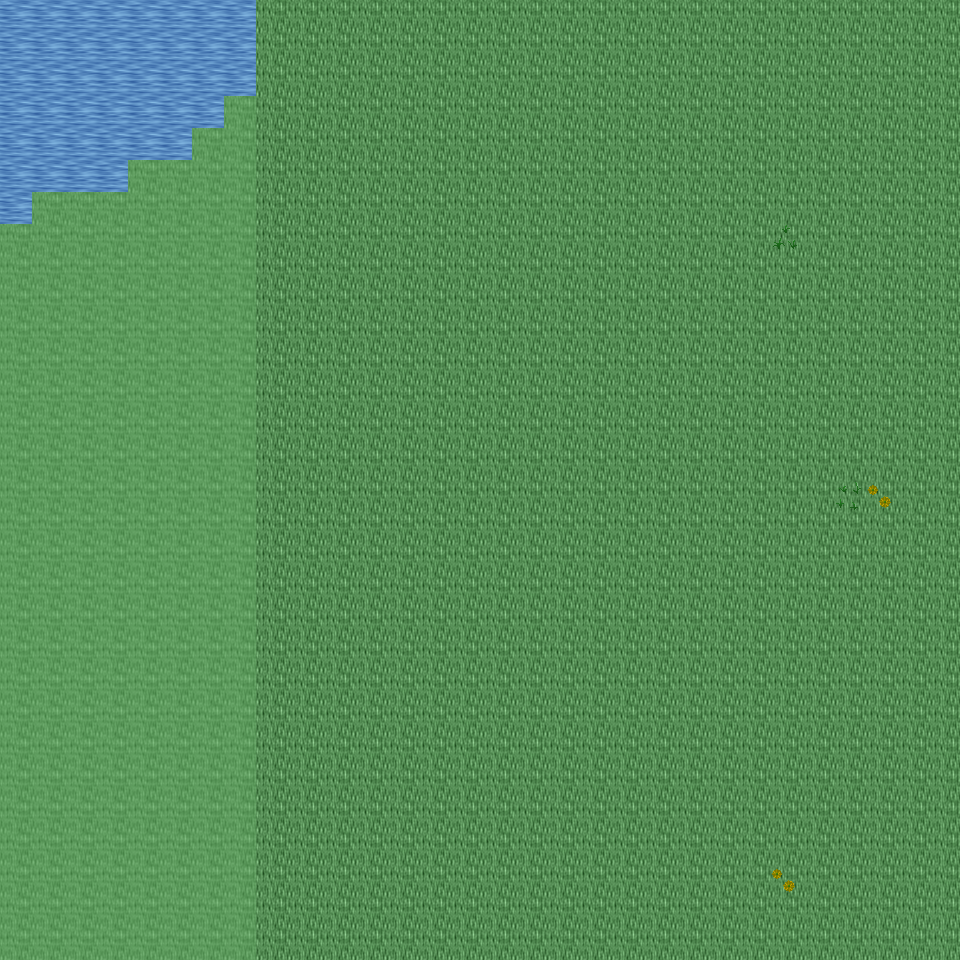

This game map was drawn from its Tiled (.tmx) file and the tilesets committed beside it. A one-line description and the trimmed map source follow:
An orthogonal 30x30 tile map with 32x32 px tiles, 6 tile layers (Ground, Object, Object2, Above, ...), 12 tilesets and 3 objects (3x mapExit).

<map version="1.0" orientation="orthogonal" renderorder="right-down" width="30" height="30" tilewidth="32" tileheight="32" nextobjectid="4">
  <tileset firstgid="1" name="tileset_ground_ground" tilewidth="32" tileheight="32" tilecount="33" columns="3">
    <image source="../drawable/tileset_ground_ground.png" width="96" height="352" />
  </tileset>
  <tileset firstgid="34" name="tileset_ground_water_pool" tilewidth="32" tileheight="32" tilecount="72" columns="3">
    <image source="../drawable/tileset_ground_water_pool.png" width="96" height="768" />
  </tileset>
  <tileset firstgid="106" name="tileset_ground_grass_edges" tilewidth="32" tileheight="32" tilecount="36" columns="12">
    <image source="../drawable/tileset_ground_grass_edges.png" width="384" height="96" />
  </tileset>
  <tileset firstgid="142" name="tileset_ground_grass_corners" tilewidth="32" tileheight="32" tilecount="24" columns="6">
    <image source="../drawable/tileset_ground_grass_corners.png" width="192" height="128" />
  </tileset>
  <tileset firstgid="166" name="tileset_building_wall_wood" tilewidth="32" tileheight="32" tilecount="16" columns="4">
    <image source="../drawable/tileset_building_wall_wood.png" width="128" height="128" />
  </tileset>
  <tileset firstgid="182" name="tileset_plant_grasses" tilewidth="32" tileheight="32" tilecount="6" columns="3">
    <image source="../drawable/tileset_plant_grasses.png" width="96" height="64" />
  </tileset>
  <tileset firstgid="188" name="tileset_plant_flower_daisy_yellow" tilewidth="32" tileheight="32" tilecount="8" columns="2">
    <image source="../drawable/tileset_plant_flower_daisy_yellow.png" width="64" height="128" />
  </tileset>
  <tileset firstgid="196" name="tileset_plant_flower_daisy_blue" tilewidth="32" tileheight="32" tilecount="8" columns="2">
    <image source="../drawable/tileset_plant_flower_daisy_blue.png" width="64" height="128" />
  </tileset>
  <tileset firstgid="204" name="tileset_building_door_door_w" tilewidth="32" tileheight="32" tilecount="6" columns="2">
    <image source="../drawable/tileset_building_door_door_w.png" width="64" height="96" />
  </tileset>
  <tileset firstgid="210" name="tileset_building_door_door_e" tilewidth="32" tileheight="32" tilecount="6" columns="2">
    <image source="../drawable/tileset_building_door_door_e.png" width="64" height="96" />
  </tileset>
  <tileset firstgid="216" name="tileset_logic_creature_animal" tilewidth="32" tileheight="32" tilecount="32" columns="8">
    <image source="../drawable/tileset_logic_creature_animal.png" width="256" height="128" />
  </tileset>
  <tileset firstgid="248" name="tileset_logic_collision" tilewidth="32" tileheight="32" tilecount="1" columns="1">
    <image source="../drawable/tileset_logic_collision.png" width="32" height="32" />
  </tileset>
  <layer name="Ground" width="30" height="30">
    <data>[900 cells, 900 non-empty, 3 distinct tile ids]</data>
  </layer>
  <layer name="Object" width="30" height="30">
    <data>[900 cells, 8 non-empty, 2 distinct tile ids]</data>
  </layer>
  <layer name="Object2" width="30" height="30">
    <data>[900 cells, 4 non-empty, 3 distinct tile ids]</data>
  </layer>
  <layer name="Above" width="30" height="30">
    <data>[900 cells, 0 non-empty, 0 distinct tile ids]</data>
  </layer>
  <layer name="Above2" width="30" height="30">
    <data>[900 cells, 0 non-empty, 0 distinct tile ids]</data>
  </layer>
  <layer name="Walkable" width="30" height="30">
    <data>[900 cells, 198 non-empty, 1 distinct tile ids]</data>
  </layer>
  <objectgroup name="MapEvents">
    <object id="1" name="north" type="mapExit" x="0" y="0" width="960" height="32">
      <properties>
        <property name="map" value="level_0_x191_y93" />
        <property name="x" value="0" />
        <property name="y" value="28" />
      </properties>
    </object>
    <object id="2" name="south" type="mapExit" x="256" y="928" width="704" height="32">
      <properties>
        <property name="map" value="level_0_x191_y95" />
        <property name="x" value="8" />
        <property name="y" value="1" />
      </properties>
    </object>
    <object id="3" name="west" type="mapExit" x="0" y="0" width="32" height="224">
      <properties>
        <property name="map" value="level_0_x190_y94" />
        <property name="x" value="28" />
        <property name="y" value="0" />
      </properties>
    </object>
  </objectgroup>
</map>
